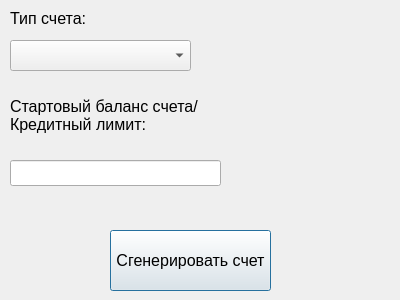
<?xml version="1.0" encoding="UTF-8"?>
<ui version="4.0">
 <class>generatorAccount</class>
 <widget class="QDialog" name="generatorAccount">
  <property name="geometry">
   <rect>
    <x>0</x>
    <y>0</y>
    <width>400</width>
    <height>300</height>
   </rect>
  </property>
  <property name="windowTitle">
   <string>Dialog</string>
  </property>
  <widget class="QComboBox" name="comboBox">
   <property name="geometry">
    <rect>
     <x>10</x>
     <y>40</y>
     <width>181</width>
     <height>31</height>
    </rect>
   </property>
  </widget>
  <widget class="QLabel" name="label">
   <property name="geometry">
    <rect>
     <x>10</x>
     <y>10</y>
     <width>101</width>
     <height>16</height>
    </rect>
   </property>
   <property name="font">
    <font>
     <pointsize>12</pointsize>
    </font>
   </property>
   <property name="text">
    <string>Тип счета:</string>
   </property>
  </widget>
  <widget class="QLabel" name="label_2">
   <property name="geometry">
    <rect>
     <x>10</x>
     <y>90</y>
     <width>381</width>
     <height>51</height>
    </rect>
   </property>
   <property name="font">
    <font>
     <pointsize>12</pointsize>
    </font>
   </property>
   <property name="text">
    <string>Стартовый баланс счета/
Кредитный лимит:</string>
   </property>
  </widget>
  <widget class="QPushButton" name="pushButton">
   <property name="geometry">
    <rect>
     <x>110</x>
     <y>230</y>
     <width>161</width>
     <height>61</height>
    </rect>
   </property>
   <property name="font">
    <font>
     <pointsize>12</pointsize>
    </font>
   </property>
   <property name="text">
    <string>Сгенерировать счет</string>
   </property>
  </widget>
  <widget class="QLineEdit" name="lineEdit">
   <property name="geometry">
    <rect>
     <x>10</x>
     <y>160</y>
     <width>211</width>
     <height>26</height>
    </rect>
   </property>
  </widget>
  <zorder>pushButton</zorder>
  <zorder>comboBox</zorder>
  <zorder>label</zorder>
  <zorder>label_2</zorder>
  <zorder>lineEdit</zorder>
 </widget>
 <resources/>
 <connections/>
</ui>
